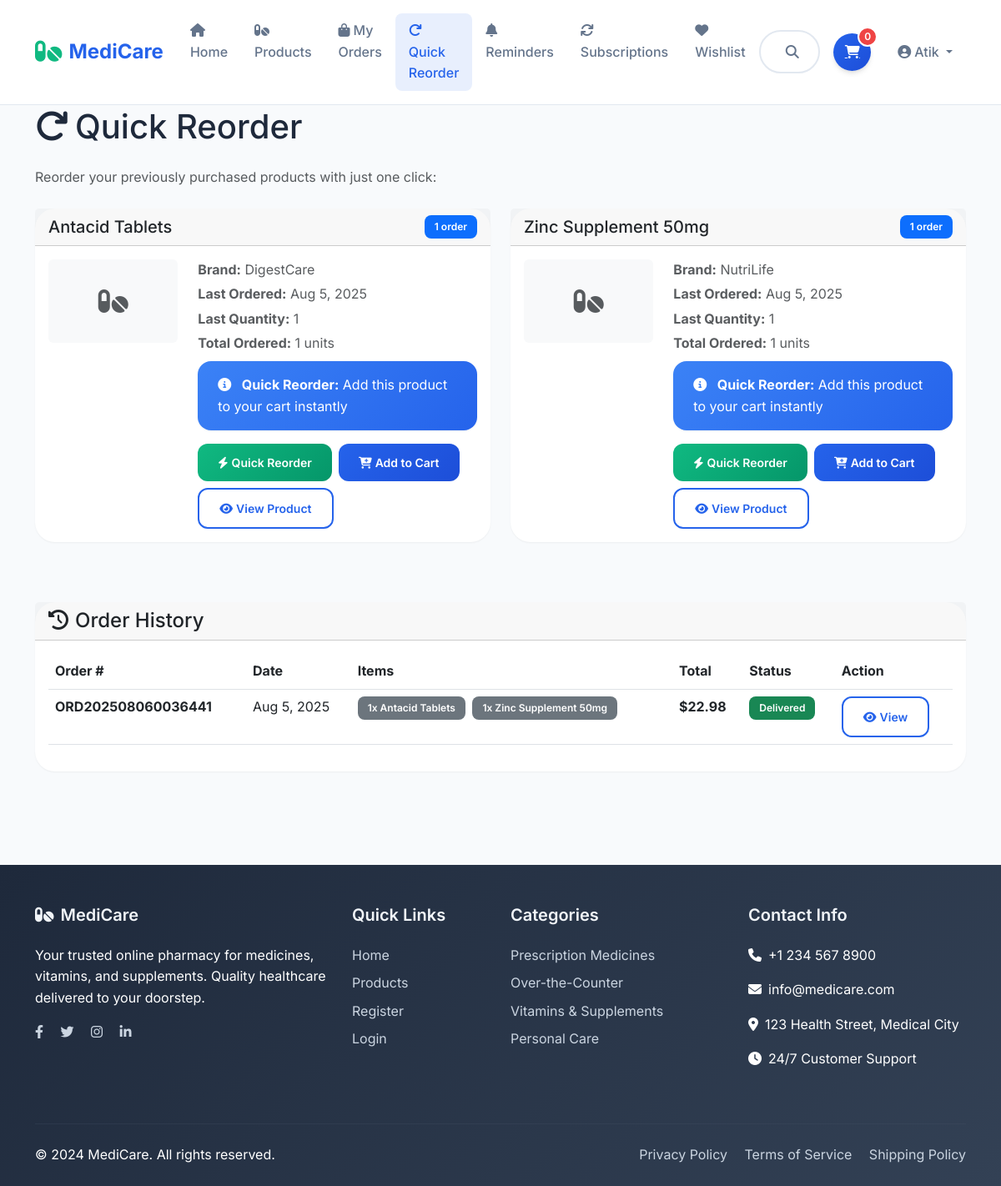
The page /orders/smart-refills/ (signed in) on the database as committed earlier.
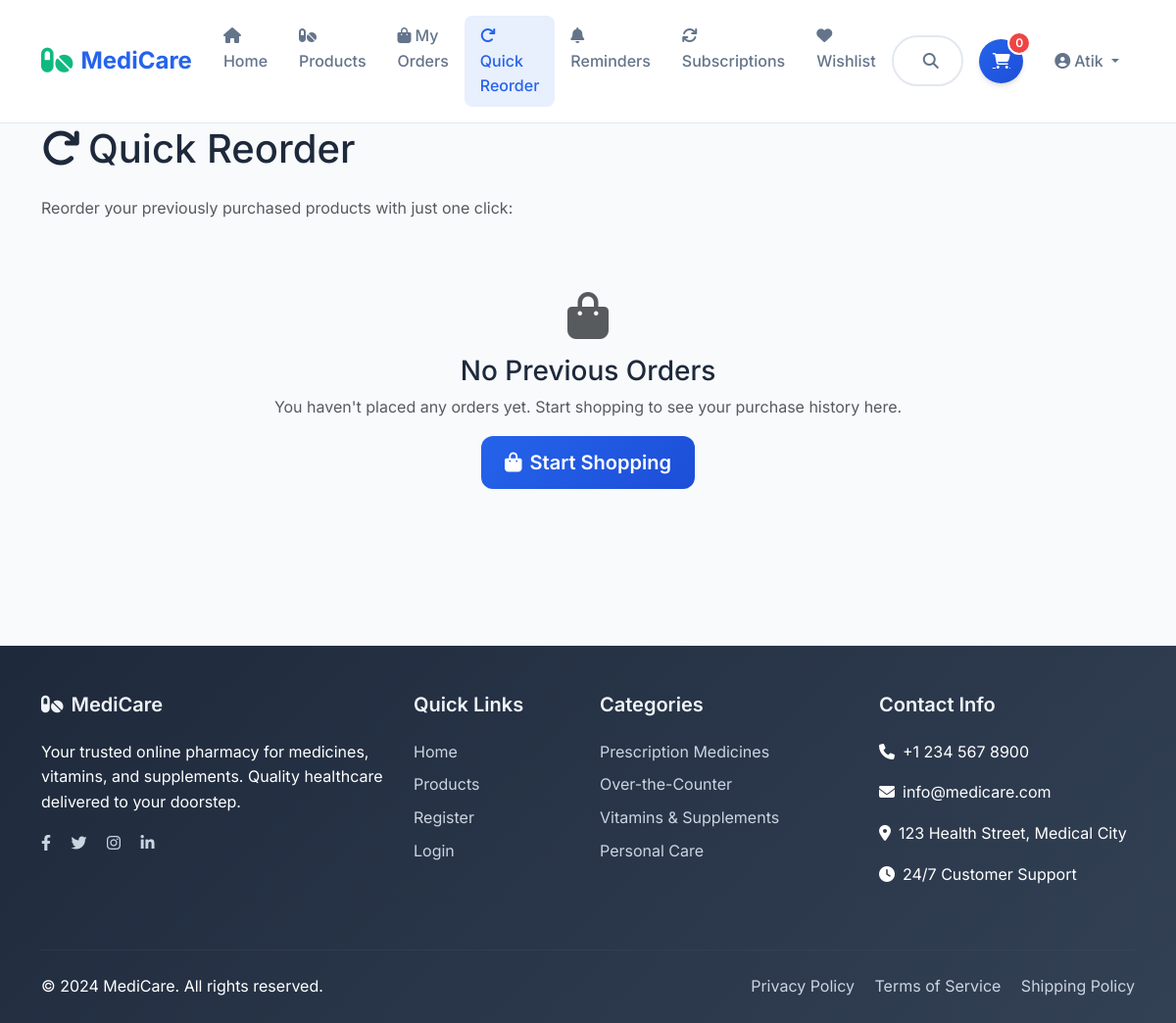
The same page on the database as committed later.
### products/models.py (models this page shows, shortened)
class Product(models.Model):
    PRODUCT_TYPE_CHOICES = (
        ('medicine', 'Medicine'),
        ('supplement', 'Supplement'),
    )
    AVAILABILITY_CHOICES = (
        ('in_stock', 'In Stock'),
        ('out_of_stock', 'Out of Stock'),
        ('limited', 'Limited Stock'),
    )
    name = models.CharField(max_length=200)
    description = models.TextField()
    category = models.ForeignKey(Category, on_delete=models.CASCADE, related_name='products')
    product_type = models.CharField(max_length=20, choices=PRODUCT_TYPE_CHOICES)
    brand = models.CharField(max_length=100)
    price = models.DecimalField(max_digits=10, decimal_places=2)
    sale_price = models.DecimalField(max_digits=10, decimal_places=2, blank=True, null=True)
    stock_quantity = models.PositiveIntegerField(default=0)
    availability = models.CharField(max_length=20, choices=AVAILABILITY_CHOICES, default='out_of_stock')
    image = models.ImageField(upload_to='products/', blank=True, null=True)
    requires_prescription = models.BooleanField(default=False)
    is_featured = models.BooleanField(default=False)
    created_at = models.DateTimeField(auto_now_add=True)
    updated_at = models.DateTimeField(auto_now=True)
    class Meta:
        ordering = ['-created_at']

### orders/models.py (models this page shows, shortened)
class Order(models.Model):
    STATUS_CHOICES = (
        ('pending', 'Pending'),
        ('confirmed', 'Confirmed'),
        ('processing', 'Processing'),
        ('shipped', 'Shipped'),
        ('delivered', 'Delivered'),
        ('cancelled', 'Cancelled'),
    )
    user = models.ForeignKey(settings.AUTH_USER_MODEL, on_delete=models.CASCADE)
    order_number = models.CharField(max_length=20, unique=True)
    status = models.CharField(max_length=20, choices=STATUS_CHOICES, default='pending')
    total_amount = models.DecimalField(max_digits=10, decimal_places=2)
    shipping_address = models.TextField()
    shipping_city = models.CharField(max_length=100)
    shipping_state = models.CharField(max_length=100)
    shipping_zip_code = models.CharField(max_length=10)
    shipping_phone = models.CharField(max_length=15)
    payment_method = models.CharField(max_length=50, default='Cash on Delivery')
    payment_status = models.CharField(max_length=20, default='pending')
    created_at = models.DateTimeField(auto_now_add=True)
    updated_at = models.DateTimeField(auto_now=True)
    class Meta:
        ordering = ['-created_at']

class OrderItem(models.Model):
    order = models.ForeignKey(Order, on_delete=models.CASCADE, related_name='items')
    product = models.ForeignKey(Product, on_delete=models.CASCADE)
    quantity = models.PositiveIntegerField()
    price = models.DecimalField(max_digits=10, decimal_places=2)

### orders/views.py (the view, shortened to what this page needs)
# urls.py: path('smart-refills/', views.smart_refills, name='smart_refills'),
@login_required
def smart_refills(request):
    previous_orders = Order.objects.filter(user=request.user).order_by('-created_at')
    ordered_products = {}
    for order in previous_orders:
        for item in order.items.all():
            if item.product.id not in ordered_products:
                ordered_products[item.product.id] = {
                    'product': item.product,
                    'last_ordered': order.created_at,
                    'last_quantity': item.quantity,
                    'total_orders': 1,
                    'total_quantity': item.quantity
                }
    reorder_items = list(ordered_products.values())
    reorder_items.sort(key=lambda x: x['last_ordered'], reverse=True)
    context = {
        'reorder_items': reorder_items,
        'previous_orders': previous_orders,
    }
    return render(request, 'orders/smart_refills.html', context)

### templates/orders/smart_refills.html (shortened to what the changed rows need)
{% extends 'base.html' %}
{% block content %}
<div class="container py-5">
    <div class="row">
        <div class="col-12">
            <h1 class="mb-4">
                <i class="fas fa-redo me-2"></i>Quick Reorder
            </h1>
        </div>
    </div>
    {% if reorder_items %}
    <div class="row">
        {% for item in reorder_items %}
        <div class="col-lg-6 col-md-12 mb-4">
            <div class="card h-100">
                <div class="card-header d-flex justify-content-between align-items-center">
                    <h5 class="mb-0">{{ item.product.name }}</h5>
                    <span class="badge bg-primary">{{ item.total_orders }} order{{ item.total_orders|pluralize }}</span>
                </div>
                <div class="card-body">
                    <div class="row">
                        <div class="col-md-4">
                            {% if item.product.image %}
                            <img src="{{ item.product.image.url }}" class="img-fluid rounded" alt="{{ item.product.name }}">
                            {% else %}
                            <div class="bg-light rounded d-flex align-items-center justify-content-center" style="height: 100px;">
                                <i class="fas fa-pills fa-2x text-muted"></i>
                            </div>
                            {% endif %}
                        </div>
                        <div class="col-md-8">
                            <p class="text-muted mb-1"><strong>Brand:</strong> {{ item.product.brand }}</p>
                            <p class="text-muted mb-1"><strong>Last Ordered:</strong> {{ item.last_ordered|date:"M j, Y" }}</p>
                            <p class="text-muted mb-1"><strong>Last Quantity:</strong> {{ item.last_quantity }}</p>
                            <p class="text-muted mb-2"><strong>Total Ordered:</strong> {{ item.total_quantity }} units</p>
                            <div class="alert alert-info mb-3">
                                <i class="fas fa-info-circle me-2"></i>
                                <strong>Quick Reorder:</strong> Add this product to your cart instantly
                            </div>
                            <div class="d-flex gap-2 flex-wrap">
                                <form method="post" action="{% url 'orders:quick_reorder' item.product.id %}" class="d-inline">
                                    <button type="submit" class="btn btn-success btn-sm" data-loading="true">
                                        <i class="fas fa-bolt me-1"></i>Quick Reorder
                                    </button>
                                </form>
                                <a href="{% url 'cart:add_to_cart' item.product.id %}" class="btn btn-primary btn-sm">
                                    <i class="fas fa-cart-plus me-1"></i>Add to Cart
                                </a>
                                <a href="{% url 'products:product_detail' item.product.id %}" class="btn btn-outline-primary btn-sm">
                                    <i class="fas fa-eye me-1"></i>View Product
                                </a>
                            </div>
                        </div>
                    </div>
                </div>
            </div>
        </div>
        {% endfor %}
    </div>
    {% else %}
    <div class="text-center py-5">
        <i class="fas fa-shopping-bag fa-3x text-muted mb-3"></i>
        <h3>No Previous Orders</h3>
        <p class="text-muted">You haven't placed any orders yet. Start shopping to see your purchase history here.</p>
        <a href="{% url 'products:product_list' %}" class="btn btn-primary btn-lg">
            <i class="fas fa-shopping-bag me-2"></i>Start Shopping
        </a>
    </div>
    {% endif %}
    {% if previous_orders %}
    <div class="row mt-5">
        <div class="col-12">
            <div class="card">
                <div class="card-header">
                    <h4 class="mb-0">
                        <i class="fas fa-history me-2"></i>Order History
                    </h4>
                </div>
                <div class="card-body">
                    <div class="table-responsive">
                        <table class="table table-hover">
                            <thead>
                                <tr>
                                    <th>Order #</th>
                                    <th>Date</th>
                                    <th>Items</th>
                                    <th>Total</th>
                                    <th>Status</th>
                                    <th>Action</th>
                                </tr>
                            </thead>
                            <tbody>
                                {% for order in previous_orders %}
                                <tr>
                                    <td><strong>{{ order.order_number }}</strong></td>
                                    <td>{{ order.created_at|date:"M j, Y" }}</td>
                                    <td>
                                        {% for item in order.items.all %}
                                        <span class="badge bg-secondary me-1">{{ item.quantity }}x {{ item.product.name }}</span>
                                        {% endfor %}
                                    </td>
                                    <td><strong>${{ order.total_amount }}</strong></td>
                                    <td>
                                        <span class="badge bg-success">Delivered</span>
                                    </td>
                                    <td>
                                        <a href="{% url 'orders:order_detail' order.id %}" class="btn btn-outline-primary btn-sm">
                                            <i class="fas fa-eye me-1"></i>View
                                        </a>
                                    </td>
                                </tr>
                                {% endfor %}
                            </tbody>
                        </table>
                    </div>
                </div>
            </div>
        </div>
    </div>
    {% endif %}
</div>
{% endblock %}

Rows that differ between the two databases and show on the page:
no longer on this page (row edited): Product: product.name "Antacid Tablets", total_orders "1", product.brand "DigestCare", last_ordered "Aug 5, 2025", last_quantity "1", total_quantity "1"
no longer on this page (row edited): Product: product.name "Zinc Supplement 50mg", total_orders "1", product.brand "NutriLife", last_ordered "Aug 5, 2025", last_quantity "1", total_quantity "1"
removed Order: order_number "ORD202508060036441", created_at "Aug 5, 2025", total_amount "22.98"
removed OrderItem: quantity "1", product.name "Antacid Tablets"
removed OrderItem: quantity "1", product.name "Zinc Supplement 50mg"
Other text that changed with them:
text no longer shown: "Order History Order # Date Items Total Status Action"
text now shown: "No Previous Orders You haven't placed any orders yet. Start shopping to see your purchase history here. Start Shopping"
